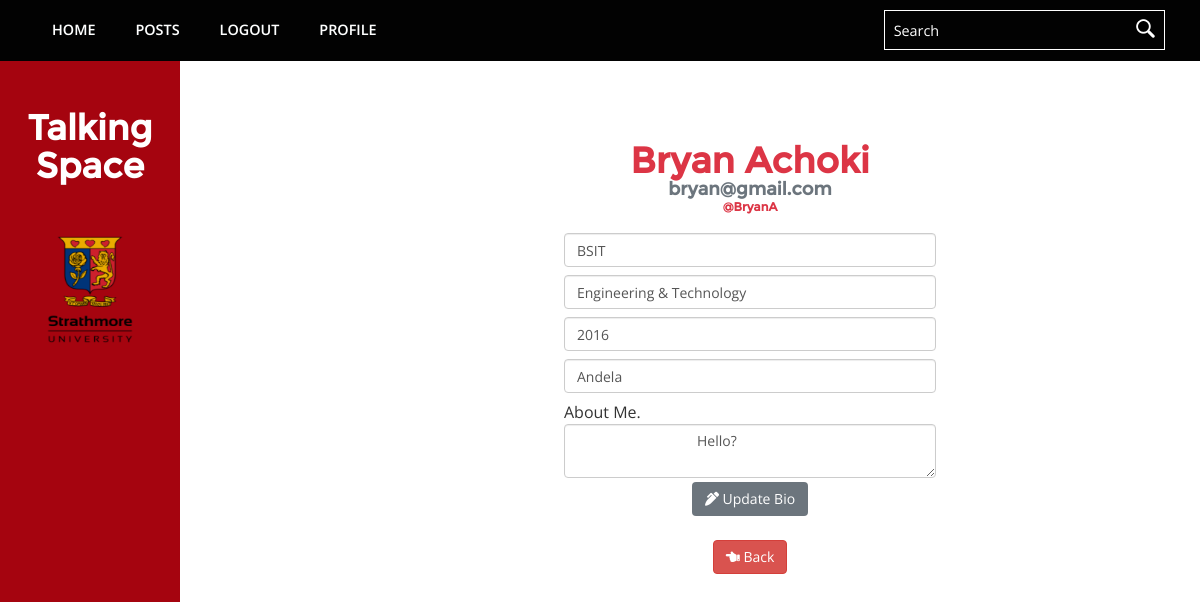
The app's page /me.php (signed in) with its own data.
### tables this page shows
CREATE TABLE `users` (
  `username` varchar(250) NOT NULL,
  `name` varchar(250) NOT NULL,
  `email_address` varchar(250) NOT NULL,
  `password` varchar(250) NOT NULL
);

CREATE TABLE `bio` (
  `user` varchar(250) NOT NULL,
  `course` varchar(250) NOT NULL,
  `faculty` varchar(250) NOT NULL,
  `class_of` varchar(250) NOT NULL,
  `current_workplace` varchar(250) NOT NULL,
  `about` varchar(250) NOT NULL
);

### me.php (the view, shortened to what this page needs)
<?php
include('conn.php');
include('header.php');
?>
<div class="col-md-9 main">
	<div class="login d-flex justify-content-center">
        <div class="col-md-6 text-center">
        <?php
        $sql = "SELECT * FROM users WHERE username = '". $_SESSION['username']."'";
        $result = $conn->query($sql);
        if ($result->num_rows > 0) {
            while($row = $result->fetch_assoc())
            {
                    $username   = $row['username'];
                    $email      = $row['email_address'];
                    $name       = $row['name'];
                    ?>
                    <h1 class="text-danger text-center">     <?php echo $name; ?></h1>
                    <h4 class="text-secondary text-center">    <?php echo $email; ?></h4>
                    <h6 class="text-danger text-center">    @<?php echo $username; ?></h6>
                    <form action="update-bio.php" method="POST">
                    <?php
                    $sql = "SELECT * FROM bio WHERE user = '". $_SESSION['username']."'";
                    $result = $conn->query($sql);
                    if ($result->num_rows > 0) {
                        while($row = $result->fetch_assoc())
                        {
                            $course = $row['course'];
                            $faculty = $row['faculty'];
                            $class_of = $row['class_of'];
                            $current_workplace = $row['current_workplace'];
                            $bio = $row['about'];
                        }
                    } else
                    {
                        $course = "";
                        $faculty = "";
                        $class_of = "";
                        $current_workplace = "";
                        $bio = "";
                    }
                    ?>
                        <input type="text" name="course" class="form-control my-2" placeholder="Course" value="<?php echo $course; ?>"/>
                        <input type="text" name="faculty" class="form-control my-2" placeholder="Faculty" value="<?php echo $faculty; ?>"/>
                        <input type="text" name="year" class="form-control my-2" placeholder="Class Of.." value="<?php echo $class_of; ?>"/>
                        <input type="text" name="current_workplace" class="form-control my-2" placeholder="Current Work-Place" value="<?php echo $current_workplace; ?>"/>
                        <p class="text-left">About Me.</p>
                        <textarea class="form-control" name="bio" value="<?php echo $bio; ?>">
                        <?php echo $bio; ?>
                        </textarea>
                        <button class="btn btn-secondary my-1" type="sybmit"> <i class="fas fa-pen-alt"></i> Update Bio</button>
                    </form>
                    <a href="posts.php" class="btn btn-danger"><i class="fas fa-hand-point-left"></i> Back</a>
                    <?php
            }
        } else
        {
            ?>
            <h1>Sorry, Nothing here.</h1>
            <?php
        }
        ?>
		</div>
	</div>

### css/style.css (style rules this page uses)
html, body { font-family: 'Open Sans', sans-serif; font-size: 100%; background: #FFf; }
body a { transition:0.5s all; -webkit-transition:0.5s all; -moz-transition:0.5s all; -o-transition:0.5s all; -ms-transition:0.5s all; }
h1,h2,h3,h4,h5,h6 { margin:0; font-family: 'Montserrat-Regular'; font-weight:700; }
p { margin:0; font-family: 'Open Sans', sans-serif; }
.main { float: right; width: 85%; padding: 0; }
.login { padding: 5em 3em; }

### records on screen
users: name "Bryan Achoki", email_address "bryan@gmail.com", username "BryanA", course "BSIT", faculty "Engineering & Technology", year "2016", current_workplace "Andela", bio "Hello?"
